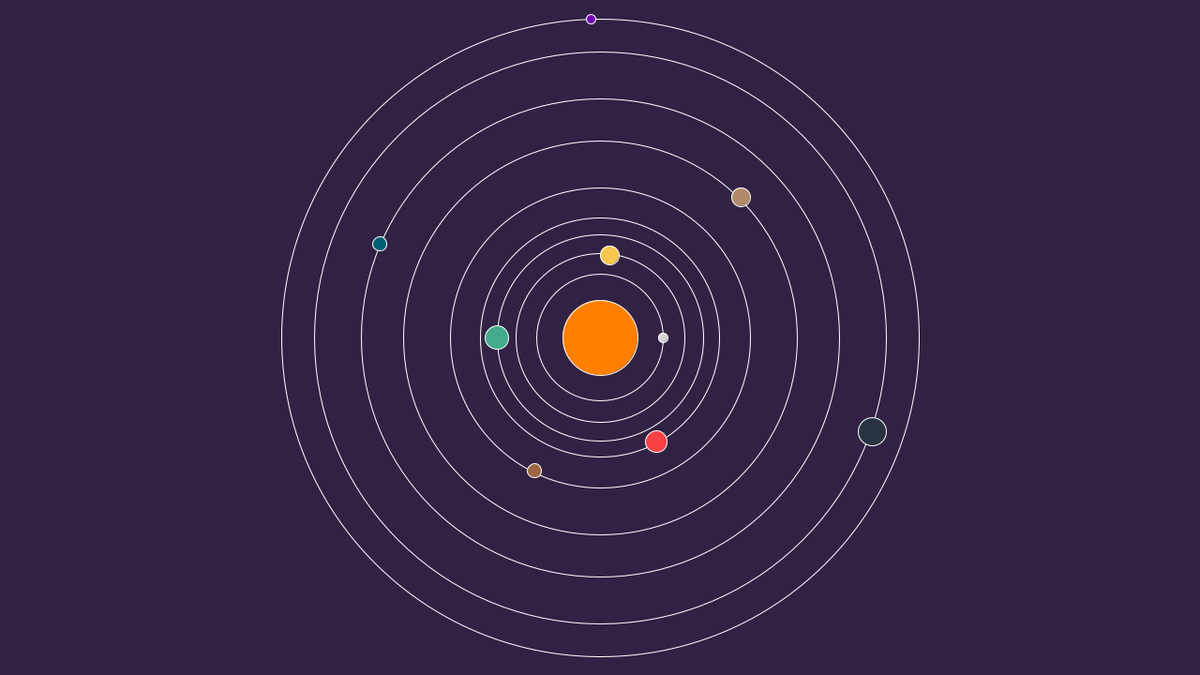
Frame 1 (no input)
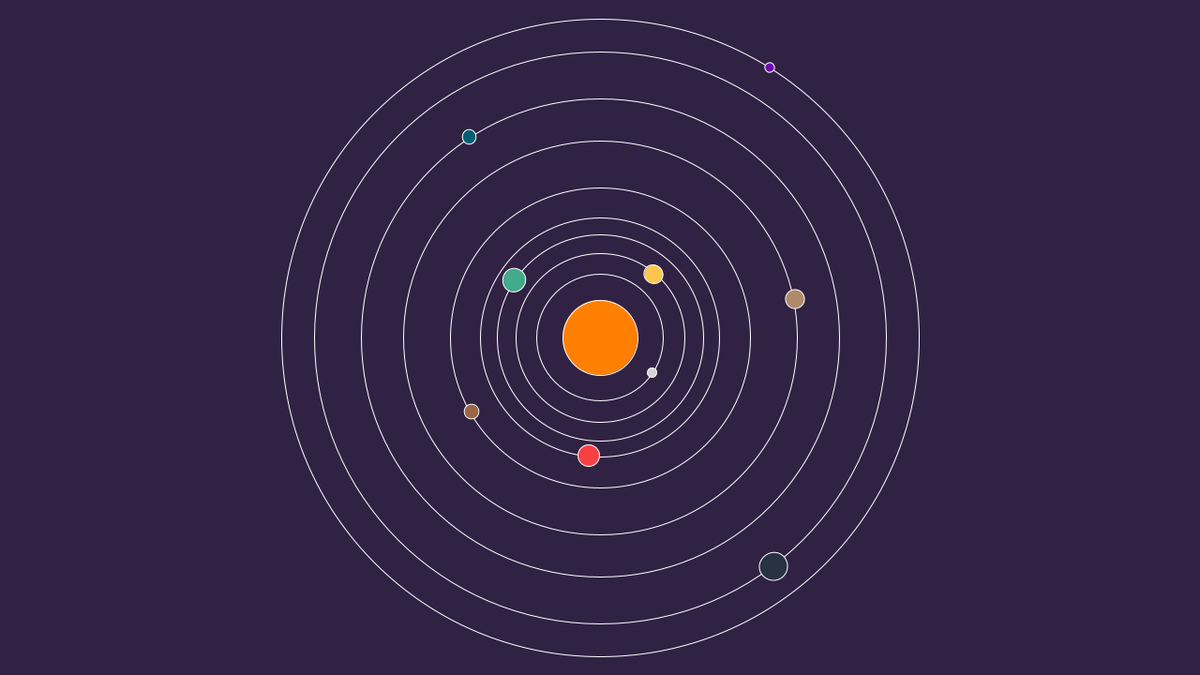
Frame 60 (the mouse pressed at the canvas centre just before this capture)
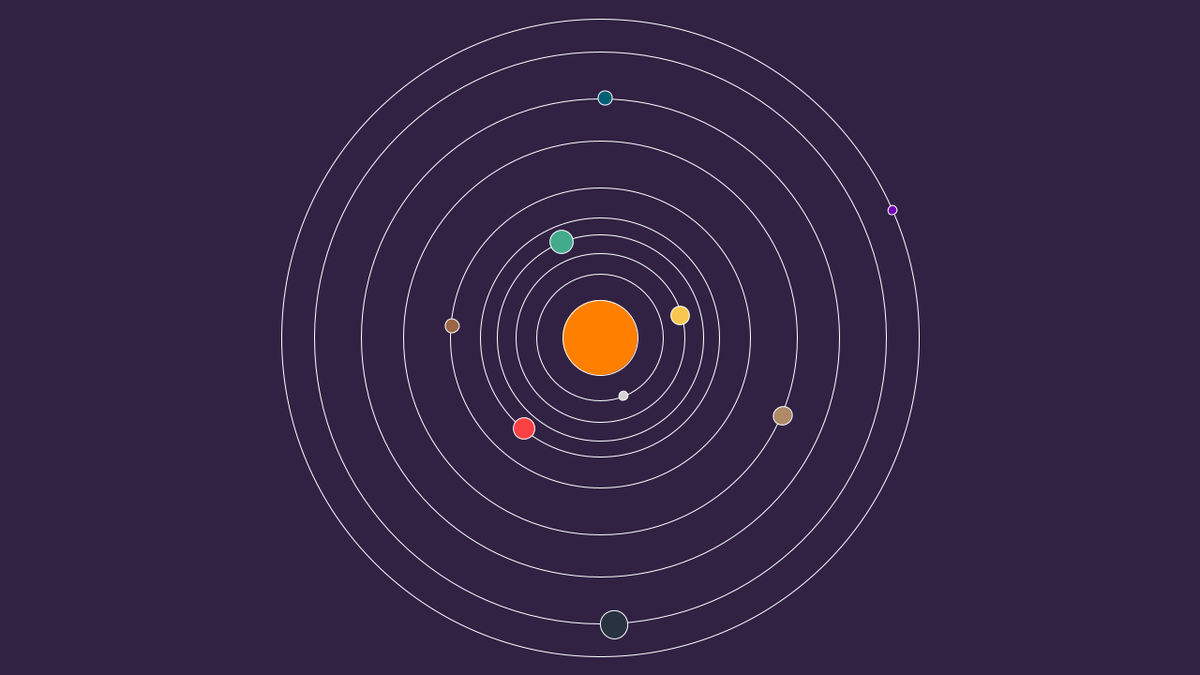
Frame 120 (the mouse held since frame 60 and released just before this capture)

The Processing sketch that drew these frames (run headless with seeded random() and noise(); from frame 60 on, the mouse is pressed at the canvas centre):

// Processing sketch: TUPRAK52_Muhamad_Saiful_Arif_1930105008
// ── TUPRAK52_Muhamad_Saiful_Arif_1930105008.pde
float theta = 0;

void setup(){
  size(1280,720);
}

void draw(){
  background(49,34,68);
  translate(width/2, height/2);
  
  noFill();
  stroke(#FFFFFF);
    ellipse(0,0,135,135);
    ellipse(0,0,180,180);
    ellipse(0,0,220,220);
    ellipse(0,0,255,255);
    ellipse(0,0,320,320);
    ellipse(0,0,420,420);
    ellipse(0,0,510,510);
    ellipse(0,0,610,610);
    ellipse(0,0,680,680);
    
   fill(#FF8000);
     ellipse(0,0,80,80);
     
   pushMatrix();
   rotate(theta);
   
   //planet 1
   translate(100,0);
   fill(211, 211, 211);
   ellipse(-33,0,10,10);
   
   //planet 2
   translate(100,0);
   fill(249, 199, 79);
   ellipse(-190,-88,20,20);
   
   //planet 3
   translate(100,0);
   fill(67, 170, 139);
   ellipse(-410,0,25,25);
   
   //planet 4
   translate(100,0);
   fill(249, 65, 68);
   ellipse(-340,111,23,23);
   
   //planet 5
   translate(100,0);
   fill(156, 102, 68);
   ellipse(-570,142,15,15);
   
   //planet 6
   translate(100,0);
   fill(176, 137, 104);
   ellipse(-450,-150,20,20);
   
   //planet 7
   translate(100,0);
   fill(0, 95, 115);
   ellipse(-935,-100,15,15);
   
   //planet 8
   translate(100,0);
   fill(41, 50, 65);
   ellipse(-510,100,30,30);
   
   //planet 9
   translate(100,0);
   fill(116, 0, 184);
   ellipse(-910,-340,10,10);
   
   popMatrix();
   theta += 0.01;
}
